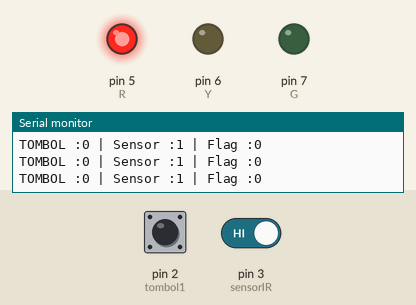
Recording of a sketch running on a simulated Arduino Uno, built with avr-gcc and run on an emulated ATmega328P. Parts: output pins drawn as LEDs (lit = HIGH), the last lines printed to the serial monitor. Dashed ring = blinking. The inputs (shaded band) are chosen by the test bench; at power-on: pin 2 (tombol1) LOW, pin 3 (sensorIR) HIGH.

Above: at 1.2 s.
1.3 s: pin 2 (tombol1) pulled HIGH for 0.15 s
At 2.3 s:
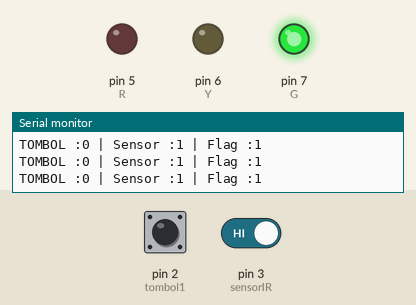
3.3 s: pin 3 (sensorIR) driven LOW
At 3.45 s:
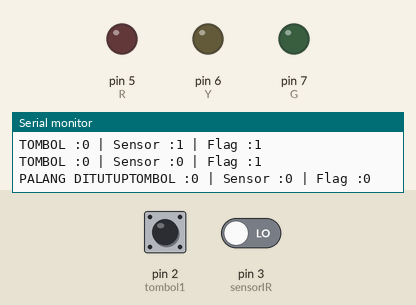
5.0 s: pin 2 (tombol1) pulled HIGH for 1 s
At 5.4 s:
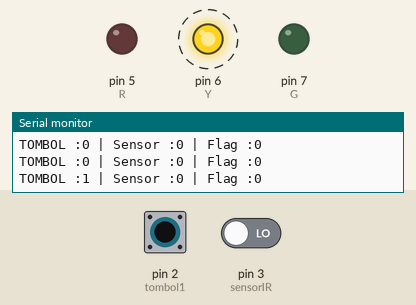
7.9 s: pin 2 (tombol1) pulled HIGH for 3.2 s
At 12.3 s:
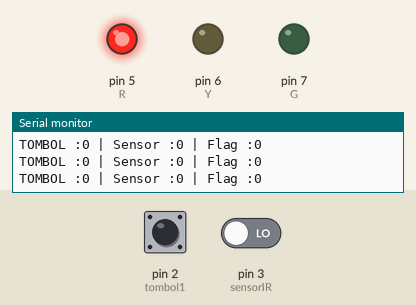
12.6 s: pin 2 (tombol1) pulsed HIGH 2 times (0.12 s each, 0.3 s apart)
At 13.0 s:
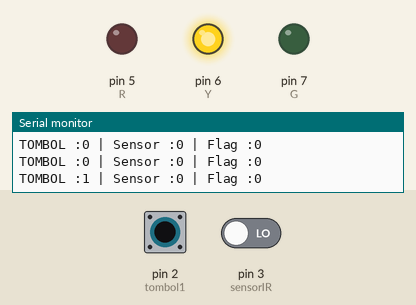
16.2 s: pin 2 (tombol1) driven HIGH and pin 3 (sensorIR) driven HIGH
At 17.5 s:
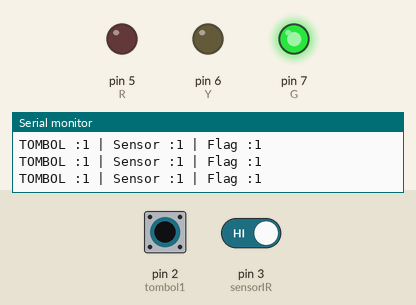
Timing chart, 0 to 19.2 s (numbered marks = the images above; inputs shaded):
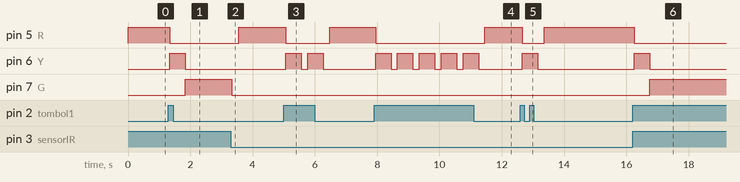

The sketch:

1.Infrared_challange.ino
```cpp
//INISIALISASI
int tombol1=2,R=5,Y=6,G=7,kunci1=0,sensorIR=3;  //MENGUBAH ALIAS

void setup() {

  pinMode(tombol1,INPUT);
  pinMode(sensorIR,INPUT);
  pinMode(R,OUTPUT);
  pinMode(Y,OUTPUT);
  pinMode(G,OUTPUT);
  Serial.begin(9600);
  digitalWrite(R,HIGH);
  Serial.print("ON");
}

void loop() {
// Baca Data/Sensor

int bacaTombol1=digitalRead(tombol1);
int bacaIR=digitalRead(sensorIR);

//PRINT KE SERIAL
Serial.print("TOMBOL :");
Serial.print(bacaTombol1);
Serial.print(" | Sensor :");
Serial.print(bacaIR);
Serial.print(" | Flag :");
Serial.print(kunci1);
Serial.println();

//Logika Untuk Tombol
if (bacaTombol1==1 and kunci1==0){
  digitalWrite(R,LOW);
  digitalWrite(Y,HIGH);
  delay(500);
  digitalWrite(Y,LOW);
  digitalWrite(G,HIGH);
  Serial.println();
  Serial.print("SELAMAT DATANG,SLAHKAN AMBIL TIKET");
  Serial.println();
  Serial.print("PALANG DIBUKA");
  kunci1=1;
}

//Logika Untuk Infrared
if(bacaIR==0 and kunci1==1){
  digitalWrite(G,LOW);
  Serial.println();
  Serial.print("PALANG DITUTUP");
  kunci1=0;
  delay(200);
  digitalWrite(R,HIGH);
}
else{}
}
```

Measured:
- after the input at 1.3 s, pin 5 (R): HIGH → LOW at once; pin 6 (Y): LOW → HIGH at once, → LOW 0.50 s later; pin 7 (G): LOW → HIGH after 0.54 s
- after the input at 3.3 s, pin 5 (R): LOW → HIGH after 0.25 s; pin 7 (G): HIGH → LOW at once
- after the input at 5.0 s, pin 5 (R): HIGH → LOW after 0.07 s, → HIGH 1.4 s later; pin 6 (Y): alternates HIGH for 0.50 s and LOW for 0.20 s, 4 changes in all, then stays LOW, starting after 0.07 s
- after the input at 7.9 s, pin 5 (R): HIGH → LOW after 0.05 s, → HIGH 3.5 s later; pin 6 (Y): alternates HIGH for 0.50 s and LOW for 0.20 s, 10 changes in all, then stays LOW, starting after 0.05 s
- after the input at 12.6 s, pin 5 (R): HIGH → LOW after 0.06 s, → HIGH 0.70 s later; pin 6 (Y): LOW → HIGH after 0.06 s, → LOW 0.50 s later
- after the input at 16.2 s, pin 5 (R): HIGH → LOW after 0.05 s; pin 6 (Y): LOW → HIGH after 0.05 s, → LOW 0.50 s later; pin 7 (G): LOW → HIGH after 0.55 s
